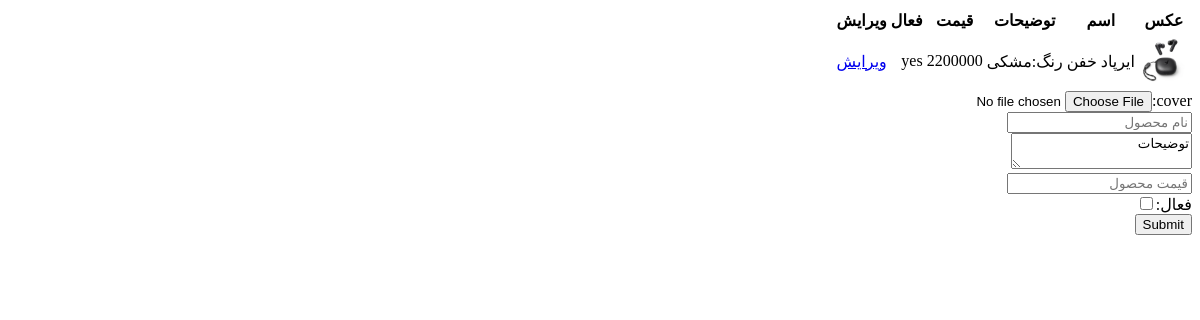
The app's page /admin/dashboard/products (signed in), older data.
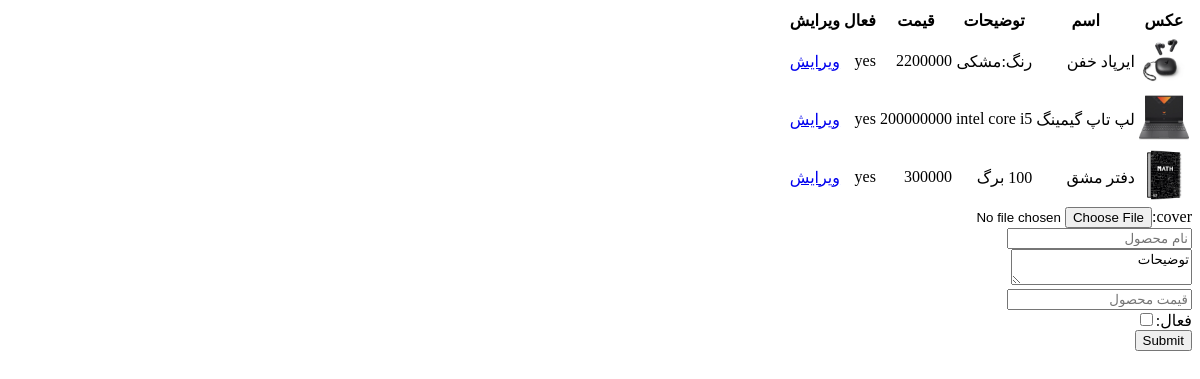
The same page, newer data.
### models/product.py (models this page shows)
class product(db.Model):
    __tablename__ = 'product'
    id = Column(Integer, primary_key = True)
    name = Column(String, nullable = False, index = True)
    description = Column(String(11), nullable = False, index = True)
    price = Column(Integer, nullable = False, index = True)
    active = Column(Integer, nullable = False, index = True)

### blueprint/admin.py (the view, shortened to what this page needs)
@app.route("/admin/dashboard/products", methods=["GET" , "POST"])
def products():
    if request.method == "GET":
        products = product.query.all()
        return render_template("admin/products.html", products=products)

### app.py (called while the page is built)
@login_manager.user_loader
def load_user(user_id):
    return User.query.get(int(user_id))

### blueprint/admin.py (called while the page is built)
@app.before_request
def before_request():
    if session.get("admin_login") == None and request.endpoint != "admin.login":
        abort(403)

### templates/admin/products.html (shortened to what this page needs)
{% extends 'base.html' %}
{% block body%}
<table>
<tr>
    <th>عکس</th>
    <th>اسم</th>
    <th>توضیحات</th>
    <th>قیمت</th>
    <th>فعال</th>
    <th>ویرایش</th>
</tr>
{% for p in products %}
    <tr>
        <td><img style="width:50px" src="/static/cover/{{ p.id }}.jpg"></td>
        <td>{{ p.name }}</td>
        <td>{{ p.description }}</td>
        <td>{{ p.price }}</td>
        <td>{{ "yes" if p.active == 1 else "no" }}</td>
        <td><a href="/admin/dashboard/edit-product/{{ p.id }}">ویرایش</a></td>
    </tr>
{% endfor %}
</table>
<form action="#" method="post"  enctype="multipart/form-data">
    <label>cover:</label><input type="file" name="cover"><br>
    <input type="text" name="name" placeholder="نام محصول"><br>
    <textarea name="description" placeholder="">توضیحات</textarea><br>
    <input type="number" name="price" placeholder="قیمت محصول"><br>
    <label>فعال:</label><input value="1"  type="checkbox" name="active"><br>
    <input type="submit">
</form>
{% endblock %}

### templates/base.html (shortened to what this page needs)
<!DOCTYPE html>
<html lang="fa" dir="rtl">
<head>
</head>
<body>
{% block body %}{% endblock %}
</body>
</html>

Row changes from the older to the newer data that the page shows:
added product: shows a picture, name "لپ تاپ گیمینگ", description "intel core i5", price "200000000", active "yes"
added product: shows a picture, name "دفتر مشق", description "100 برگ", price "300000", active "yes"
